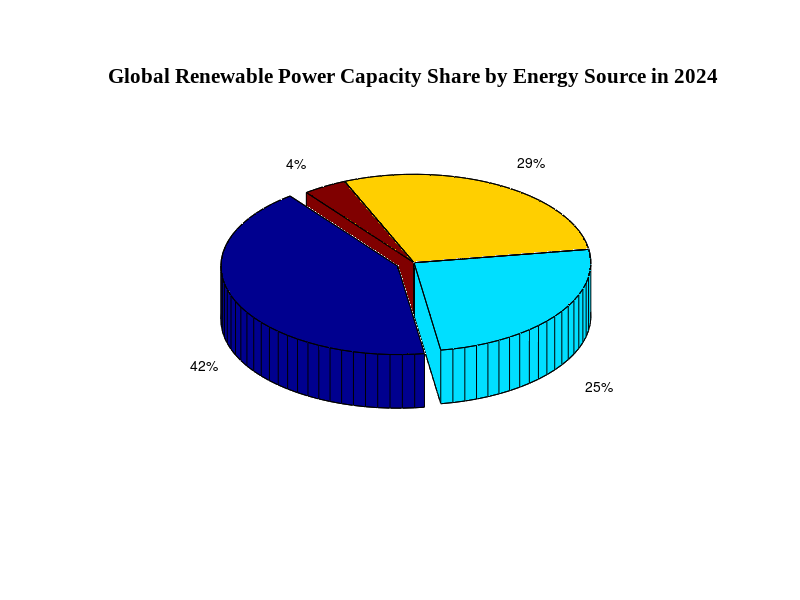

Source code (MATLAB): (Note: this script raises an error after producing the figure.)
% Data
sources = {'Solar PV', 'Wind', 'Hydropower', 'Others'};
percentages = [42, 25, 29, 4];
explode = [1 0 0 0];  % Slight explode for Solar PV slice

% Create 3D Pie Chart
figure;
h = pie3(percentages, explode);
colormap jet
title('Global Renewable Power Capacity Share by Energy Source in 2024', ...
    'FontSize', 15, 'FontName', 'Times New Roman');

% Labels: show only percentages
labelText = strcat(string(percentages), {'%'});

% Apply percentage labels and adjust "Solar PV" label position
textIndex = 1;
for i = 1:2:length(h)
    if isa(h(i+1), 'matlab.graphics.primitive.Text')
        h(i+1).String = labelText{textIndex};
        h(i+1).FontSize = 14;
        h(i+1).FontName = 'Times New Roman';

        % Adjust position for Solar PV label (first one)
        if textIndex == 1
            pos = h(i+1).Position;
            pos(1) = pos(1) - 0.2;  % Shift left slightly
            h(i+1).Position = pos;
        end

        textIndex = textIndex + 1;
    end
end

% Show legend with category names only
lgd = legend(sources, 'Location', 'eastoutside');
lgd.FontSize = 14;
lgd.FontName = 'Times New Roman';

% Optional: Tighten layout
ax = gca;
outerpos = ax.OuterPosition;
ti = ax.TightInset;
padding = 0.005;
left = outerpos(1) + ti(1) - padding;
bottom = outerpos(2) + ti(2) - padding;
ax_width = outerpos(3) - ti(1) - ti(3) + 2*padding;
ax_height = outerpos(4) - ti(2) - ti(4) + 2*padding;
ax.Position = [left bottom ax_width ax_height];


%%
% Data
sources = {'Oil', 'Natural Gas', 'Coal', 'Nuclear Energy', 'Renewables'};
percentages = [31.70, 23.20, 26.50, 4, 14.60];
explode = [1 0 0 0 0];  % Slightly explode the first slice (Oil)

% Create 3D Pie Chart
figure;
h = pie3(percentages, explode);
colormap jet
title('Global Electricity Generation Share by Source in 2023', ...
    'FontSize', 16, 'FontName', 'Times New Roman');

% Show only percentages on slices (with Times New Roman)
textIndex = 1;
for i = 1:2:length(h)
    if isa(h(i+1), 'matlab.graphics.primitive.Text')
        h(i+1).String = sprintf('%.1f%%', percentages(textIndex));
        h(i+1).FontSize = 14;
        h(i+1).FontName = 'Times New Roman';
        textIndex = textIndex + 1;
    end
end

% Add legend with category names
lgd = legend(sources, 'Location', 'eastoutside');
lgd.FontSize = 14;
lgd.FontName = 'Times New Roman';

% Adjust layout to reduce white space
ax = gca;
outerpos = ax.OuterPosition;
ti = ax.TightInset;
padding = 0.005;
left = outerpos(1) + ti(1) - padding;
bottom = outerpos(2) + ti(2) - padding;
ax_width = outerpos(3) - ti(1) - ti(3) + 2*padding;
ax_height = outerpos(4) - ti(2) - ti(4) + 2*padding;
ax.Position = [left bottom ax_width ax_height];
